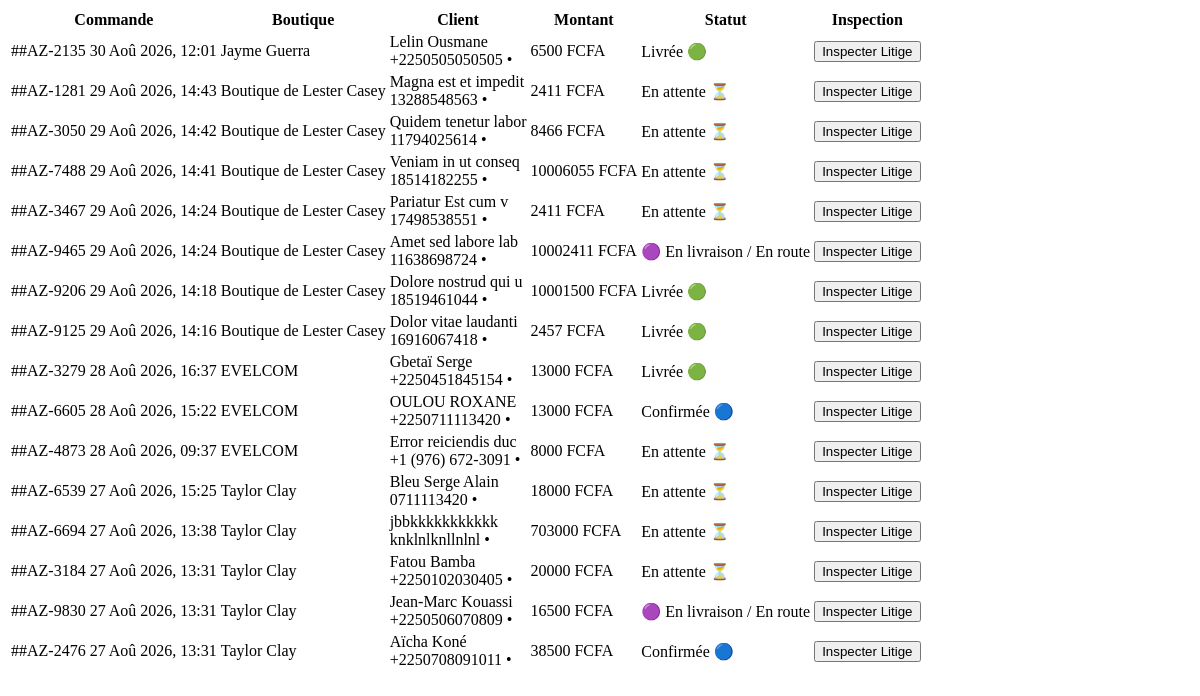
Before: /super-admin/orders/ (signed in) with the older database file.
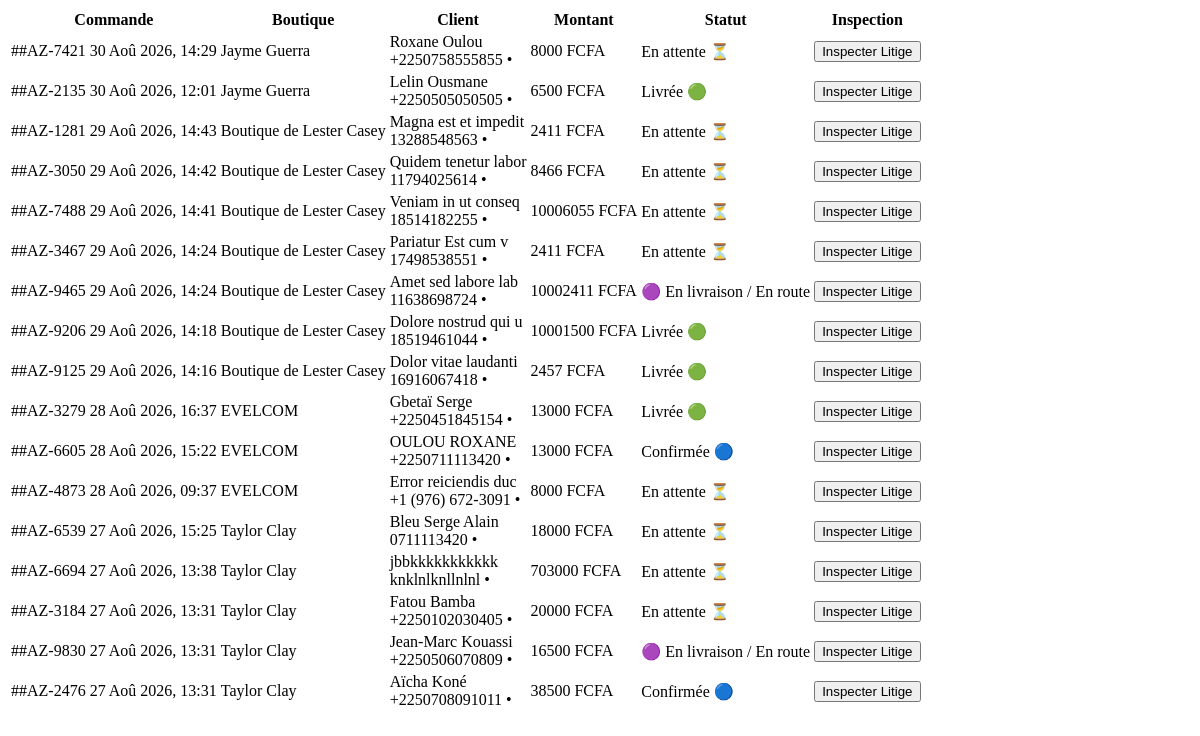
After: the same page with the newer database file.
### apps/shop/models.py (models this page shows, shortened)
class Order(models.Model):
    STATUS_CHOICES = [
        ('pending', '🟡 Reçue (En attente)'),
        ('confirmed', '🔵 Confirmée'),
        ('shipped', '🟣 En livraison / En route'),
        ('delivered', '🟢 Livrée'),
        ('cancelled', '🔴 Annulée'),
    ]
    PAYMENT_CHOICES = [
        ('livraison', 'Paiement à la livraison (Cash)'),
        ('wave', 'Wave'),
        ('orange_money', 'Orange Money'),
        ('mtn', 'MTN Mobile Money'),
        ('moov', 'Moov Money'),
    ]
    uuid = models.UUIDField(default=uuid.uuid4, editable=False, unique=True)
    order_number = models.CharField(max_length=30, unique=True, editable=False, verbose_name=_("Numéro de commande"))
    shop = models.ForeignKey(Shop, on_delete=models.CASCADE, related_name='orders', verbose_name=_("Boutique"))
    customer_name = models.CharField(max_length=120, verbose_name=_("Nom du client"))
    customer_phone = models.CharField(max_length=30, verbose_name=_("Téléphone WhatsApp"))
    customer_city = models.CharField(max_length=80, verbose_name=_("Commune / Ville"))
    customer_address = models.CharField(max_length=255, verbose_name=_("Précision adresse / Carrefour / Repère"))
    notes = models.TextField(blank=True, verbose_name=_("Instructions spéciales"))
    subtotal = models.DecimalField(max_digits=12, decimal_places=2, default=0.00, verbose_name=_("Sous-total (FCFA)"))
    delivery_fee = models.DecimalField(max_digits=10, decimal_places=2, default=0.00, verbose_name=_("Frais de livraison (FCFA)"))
    total_amount = models.DecimalField(max_digits=12, decimal_places=2, default=0.00, verbose_name=_("Total TTC (FCFA)"))
    status = models.CharField(max_length=20, choices=STATUS_CHOICES, default='pending', verbose_name=_("Statut"))
    payment_method = models.CharField(max_length=30, choices=PAYMENT_CHOICES, default='livraison', verbose_name=_("Mode de paiement"))
    created_at = models.DateTimeField(auto_now_add=True, verbose_name=_("Date de commande"))
    updated_at = models.DateTimeField(auto_now=True, verbose_name=_("Dernière mise à jour"))
    class Meta:
        verbose_name = _("Commande")
        verbose_name_plural = _("Commandes")
        ordering = ['-created_at']

class Shop(models.Model):
    uuid = models.UUIDField(default=uuid.uuid4, editable=False, unique=True)
    slug = models.SlugField(max_length=150, unique=True, blank=True)
    owner = models.ForeignKey(settings.AUTH_USER_MODEL, on_delete=models.CASCADE, related_name='shops', verbose_name=_("Propriétaire"))
    name = models.CharField(max_length=120, verbose_name=_("Nom de la boutique"))
    category = models.CharField(max_length=80, default="Mode & Habillement", verbose_name=_("Catégorie"))
    description = models.TextField(blank=True, verbose_name=_("Description"))
    phone = models.CharField(max_length=25, blank=True, verbose_name=_("Numéro WhatsApp pour commandes"), help_text=_("Ex: +225 0700000000"))
    city = models.CharField(max_length=80, default="Abidjan", verbose_name=_("Ville / Commune"))
    is_active = models.BooleanField(default=True, verbose_name=_("Boutique active"))
    created_at = models.DateTimeField(auto_now_add=True, verbose_name=_("Date de création"))
    class Meta:
        verbose_name = _("Boutique")
        verbose_name_plural = _("Boutiques")
        ordering = ['-created_at']

### apps/core/super_admin_views.py (the view, shortened to what this page needs)
# urls.py: path('orders/', super_admin_orders_partial, name='orders_partial'),
@login_required
@user_passes_test(staff_required, login_url='accounts:login')
def super_admin_orders_partial(request):
    q = request.GET.get('q', '').strip()
    status_filter = request.GET.get('status', '').strip()
    orders = Order.objects.select_related('shop').all()
    if status_filter:
        orders = orders.filter(status=status_filter)
    return render(request, 'core/super_admin/partials/order_table.html', {'orders': orders[:50]})

### apps/core/super_admin_views.py (called while the page is built)
def staff_required(user):
    return user.is_authenticated and (user.is_staff or user.is_superuser)

### templates/core/super_admin/partials/order_table.html
<div class="overflow-x-auto">
    <table class="w-full text-left border-collapse text-xs sm:text-sm">
        <thead>
            <tr class="border-b border-slate-200 dark:border-slate-800 text-slate-400 font-bold uppercase tracking-wider text-[10px]">
                <th class="py-3 px-4">Commande</th>
                <th class="py-3 px-4">Boutique</th>
                <th class="py-3 px-4">Client</th>
                <th class="py-3 px-4">Montant</th>
                <th class="py-3 px-4">Statut</th>
                <th class="py-3 px-4 text-right">Inspection</th>
            </tr>
        </thead>
        <tbody class="divide-y divide-slate-100 dark:divide-slate-800">
            {% for o in orders %}
            <tr class="hover:bg-slate-50/50 dark:hover:bg-slate-800/40 transition-colors">
                <td class="py-3.5 px-4 font-bold text-slate-900 dark:text-white">
                    #{{ o.order_number }}
                    <span class="block text-[10px] text-slate-400 font-normal">{{ o.created_at|date:"d M Y, H:i" }}</span>
                </td>
                <td class="py-3.5 px-4 font-semibold text-brand-600 dark:text-brand-400">
                    {{ o.shop.name }}
                </td>
                <td class="py-3.5 px-4">
                    <div class="font-bold text-slate-900 dark:text-white text-xs">{{ o.customer_name }}</div>
                    <div class="text-[10px] text-slate-400">{{ o.customer_phone }} • {{ o.delivery_city }}</div>
                </td>
                <td class="py-3.5 px-4 font-extrabold text-slate-900 dark:text-white">
                    {{ o.total_amount|floatformat:0 }} FCFA
                </td>
                <td class="py-3.5 px-4">
                    {% if o.status == 'delivered' %}
                    <span class="px-2.5 py-1 rounded-full bg-emerald-100 text-emerald-800 dark:bg-emerald-950/50 dark:text-emerald-300 text-[10px] font-extrabold">
                        Livrée 🟢
                    </span>
                    {% elif o.status == 'pending' %}
                    <span class="px-2.5 py-1 rounded-full bg-amber-100 text-amber-800 dark:bg-amber-950/50 dark:text-amber-300 text-[10px] font-extrabold">
                        En attente ⏳
                    </span>
                    {% elif o.status == 'confirmed' %}
                    <span class="px-2.5 py-1 rounded-full bg-blue-100 text-blue-800 dark:bg-blue-950/50 dark:text-blue-300 text-[10px] font-extrabold">
                        Confirmée 🔵
                    </span>
                    {% else %}
                    <span class="px-2.5 py-1 rounded-full bg-slate-100 text-slate-800 dark:bg-slate-800 dark:text-slate-300 text-[10px] font-extrabold">
                        {{ o.get_status_display|default:o.status }}
                    </span>
                    {% endif %}
                </td>
                <td class="py-3.5 px-4 text-right">
                    <button onclick="alert('Commande #{{ o.order_number }}\nClient: {{ o.customer_name }}\nTél: {{ o.customer_phone }}\nAdresse: {{ o.delivery_address }}\nMontant: {{ o.total_amount }} FCFA')"
                            class="px-3 py-1.5 rounded-xl bg-slate-100 dark:bg-slate-800 text-slate-700 dark:text-slate-300 hover:bg-slate-200 font-bold text-[10px] transition-all active:scale-95">
                        Inspecter Litige
                    </button>
                </td>
            </tr>
            {% empty %}
            <tr>
                <td colspan="6" class="py-8 text-center text-slate-400 text-xs">Aucune commande enregistrée.</td>
            </tr>
            {% endfor %}
        </tbody>
    </table>
</div>

Changed rows visible on the page:
added Order: order_number "#AZ-7421", created_at "30 Aoû 2026, 14:29", shop.name "Jayme Guerra", customer_name "Roxane Oulou", customer_phone "+2250758555855", total_amount "8000", status "En attente ⏳"
